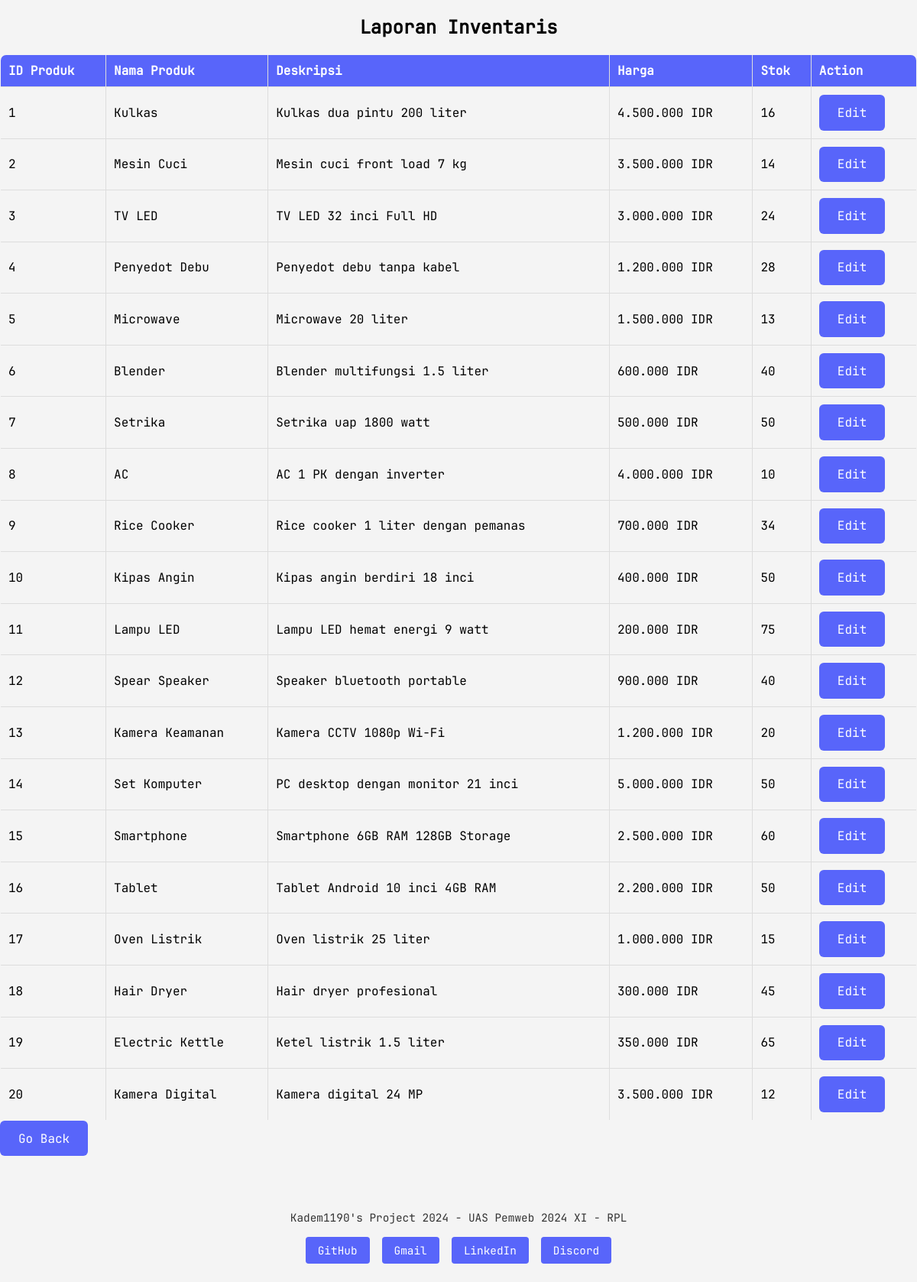
The app's page /laporan_inventaris.php (signed in) with its own data.
### tables this page shows
CREATE TABLE `produk` (
  `idproduk` int(11) NOT NULL,
  `namaproduk` varchar(100) NOT NULL,
  `deskripsi` text DEFAULT NULL,
  `harga` int(11) NOT NULL,
  `stok` int(11) NOT NULL
);

### laporan_inventaris.php (the view, shortened to what this page needs)
<?php
include('koneksi.php');
$query = "SELECT * FROM produk";
$result = $conn->query($query);
?>
<!DOCTYPE html>
<html lang="en">
<head>
    <link rel="stylesheet" href="css/laporan.css">
</head>
<body>
    <div class="transaction-form-container">
        <h2>Laporan Inventaris</h2>
        <table border="1" width="100%">
            <tr>
                <th>ID Produk</th>
                <th>Nama Produk</th>
                <th>Deskripsi</th>
                <th>Harga</th>
                <th>Stok</th>
                <th>Action</th>
            </tr>
            <?php while ($row = $result->fetch_assoc()): ?>
                <tr>
                    <td><?= $row['idproduk'] ?></td>
                    <td><?= $row['namaproduk'] ?></td>
                    <td><?= $row['deskripsi'] ?></td>
                    <td><?= number_format($row['harga'], 0, ',', '.') ?> IDR</td>
                    <td><?= $row['stok'] ?></td>
                    <td><a href="edit_produk.php?id=<?= $row['idproduk'] ?>"><button>Edit</button></a></td>
                </tr>
            <?php endwhile; ?>
        </table>
    </div>
    <button onclick="window.location.href='view_reports.php'">Go Back</button>&nbsp;&nbsp;
    <footer style="text-align: center; padding: 1.5rem; background-color: #f4f4f4; margin-top: 2rem; font-family: 'JetBrainsMono'; font-size: 0.9rem;">
    <p style="margin-bottom: 1rem; color: #333;">Kadem1190's Project 2024 - UAS Pemweb 2024 XI - RPL</p>
    <div style="display: flex; justify-content: center; gap: 1rem; flex-wrap: wrap;">
        <a href="https://github.com/Kadem1190" target="_blank" style="text-decoration: none; background-color: #5865fa; color: #fff; padding: 0.5rem 1rem; border-radius: 4px; transition: background-color 0.3s;">GitHub</a>
        <a href="mailto:epicirongamer@gmail.com" style="text-decoration: none; background-color: #5865fa; color: #fff; padding: 0.5rem 1rem; border-radius: 4px; transition: background-color 0.3s;">Gmail</a>
        <a href="https://www.linkedin.com/in/Kadem1190" target="_blank" style="text-decoration: none; background-color: #5865fa; color: #fff; padding: 0.5rem 1rem; border-radius: 4px; transition: background-color 0.3s;">LinkedIn</a>
        <a href="https://discord.com/users/YOUR_DISCORD_ID" target="_blank" style="text-decoration: none; background-color: #5865fa; color: #fff; padding: 0.5rem 1rem; border-radius: 4px; transition: background-color 0.3s;">Discord</a>
    </div>
</footer>
</body>
</html>

### css/laporan.css (style rules this page uses)
* { font-family: 'JetBrainsMono'; }
body { font-family: 'JetBrainsMono', sans-serif; background-color: #f4f4f4; margin: 0; padding: 0; }
h2 { text-align: center; }
table { width: 100%; margin-top: 20px; border-collapse: collapse; border-radius: 8px; overflow: hidden; }
table th, table td { padding: 10px; text-align: left; border: 1px solid #ddd; }
table th { background-color: #5865fa; color: #fff; }
button { background-color: #5865fa; color: white; padding: 0.8rem 1.5rem; border: none; border-radius: 6px; font-size: 1rem; cursor: pointer; transition: background-color 0.3s ease; }
footer { margin-top: 20px; padding: 1rem; background-color: #f4f4f4; font-size: 0.9rem; }
footer a { text-decoration: none; background-color: #5865fa; color: #fff; padding: 0.5rem 1rem; border-radius: 4px; transition: background-color 0.3s ease; }

### records on screen
produk: idproduk "1", namaproduk "Kulkas", deskripsi "Kulkas dua pintu 200 liter", harga "4.500.000", stok "16"
produk: idproduk "2", namaproduk "Mesin Cuci", deskripsi "Mesin cuci front load 7 kg", harga "3.500.000", stok "14"
produk: idproduk "3", namaproduk "TV LED", deskripsi "TV LED 32 inci Full HD", harga "3.000.000", stok "24"
produk: idproduk "4", namaproduk "Penyedot Debu", deskripsi "Penyedot debu tanpa kabel", harga "1.200.000", stok "28"
produk: idproduk "5", namaproduk "Microwave", deskripsi "Microwave 20 liter", harga "1.500.000", stok "13"
produk: idproduk "6", namaproduk "Blender", deskripsi "Blender multifungsi 1.5 liter", harga "600.000", stok "40"
produk: idproduk "7", namaproduk "Setrika", deskripsi "Setrika uap 1800 watt", harga "500.000", stok "50"
produk: idproduk "8", namaproduk "AC", deskripsi "AC 1 PK dengan inverter", harga "4.000.000", stok "10"
produk: idproduk "9", namaproduk "Rice Cooker", deskripsi "Rice cooker 1 liter dengan pemanas", harga "700.000", stok "34"
produk: idproduk "10", namaproduk "Kipas Angin", deskripsi "Kipas angin berdiri 18 inci", harga "400.000", stok "50"
produk: idproduk "11", namaproduk "Lampu LED", deskripsi "Lampu LED hemat energi 9 watt", harga "200.000", stok "75"
produk: idproduk "12", namaproduk "Spear Speaker", deskripsi "Speaker bluetooth portable", harga "900.000", stok "40"
produk: idproduk "13", namaproduk "Kamera Keamanan", deskripsi "Kamera CCTV 1080p Wi-Fi", harga "1.200.000", stok "20"
produk: idproduk "14", namaproduk "Set Komputer", deskripsi "PC desktop dengan monitor 21 inci", harga "5.000.000", stok "50"
produk: idproduk "15", namaproduk "Smartphone", deskripsi "Smartphone 6GB RAM 128GB Storage", harga "2.500.000", stok "60"
produk: idproduk "16", namaproduk "Tablet", deskripsi "Tablet Android 10 inci 4GB RAM", harga "2.200.000", stok "50"
produk: idproduk "17", namaproduk "Oven Listrik", deskripsi "Oven listrik 25 liter", harga "1.000.000", stok "15"
produk: idproduk "18", namaproduk "Hair Dryer", deskripsi "Hair dryer profesional", harga "300.000", stok "45"
produk: idproduk "19", namaproduk "Electric Kettle", deskripsi "Ketel listrik 1.5 liter", harga "350.000", stok "65"
produk: idproduk "20", namaproduk "Kamera Digital", deskripsi "Kamera digital 24 MP", harga "3.500.000", stok "12"
